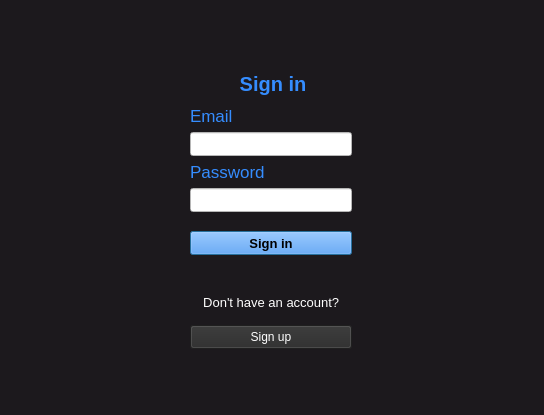
<?xml version="1.0" encoding="UTF-8"?>
<ui version="4.0">
 <class>sign_in</class>
 <widget class="QDialog" name="sign_in">
  <property name="geometry">
   <rect>
    <x>0</x>
    <y>0</y>
    <width>544</width>
    <height>415</height>
   </rect>
  </property>
  <property name="contextMenuPolicy">
   <enum>Qt::ContextMenuPolicy::NoContextMenu</enum>
  </property>
  <property name="windowTitle">
   <string>Dialog</string>
  </property>
  <property name="styleSheet">
   <string notr="true">background-color: rgb(23, 24, 29);
background-color: rgb(28, 25, 29);
</string>
  </property>
  <layout class="QGridLayout" name="gridLayout">
   <item row="2" column="1">
    <spacer name="verticalSpacer_3">
     <property name="orientation">
      <enum>Qt::Orientation::Vertical</enum>
     </property>
     <property name="sizeHint" stdset="0">
      <size>
       <width>20</width>
       <height>40</height>
      </size>
     </property>
    </spacer>
   </item>
   <item row="0" column="1">
    <spacer name="verticalSpacer_4">
     <property name="orientation">
      <enum>Qt::Orientation::Vertical</enum>
     </property>
     <property name="sizeHint" stdset="0">
      <size>
       <width>20</width>
       <height>40</height>
      </size>
     </property>
    </spacer>
   </item>
   <item row="1" column="0">
    <spacer name="horizontalSpacer">
     <property name="orientation">
      <enum>Qt::Orientation::Horizontal</enum>
     </property>
     <property name="sizeType">
      <enum>QSizePolicy::Policy::Expanding</enum>
     </property>
     <property name="sizeHint" stdset="0">
      <size>
       <width>40</width>
       <height>20</height>
      </size>
     </property>
    </spacer>
   </item>
   <item row="1" column="2">
    <spacer name="horizontalSpacer_2">
     <property name="orientation">
      <enum>Qt::Orientation::Horizontal</enum>
     </property>
     <property name="sizeHint" stdset="0">
      <size>
       <width>40</width>
       <height>20</height>
      </size>
     </property>
    </spacer>
   </item>
   <item row="1" column="1">
    <widget class="QStackedWidget" name="stackedWidget">
     <property name="minimumSize">
      <size>
       <width>167</width>
       <height>284</height>
      </size>
     </property>
     <property name="maximumSize">
      <size>
       <width>167</width>
       <height>284</height>
      </size>
     </property>
     <widget class="QWidget" name="page">
      <widget class="QWidget" name="layoutWidget">
       <property name="geometry">
        <rect>
         <x>1</x>
         <y>1</y>
         <width>166</width>
         <height>282</height>
        </rect>
       </property>
       <layout class="QVBoxLayout" name="verticalLayout">
        <item>
         <widget class="QLabel" name="label">
          <property name="font">
           <font>
            <family>Segoe UI</family>
            <pointsize>15</pointsize>
            <bold>true</bold>
           </font>
          </property>
          <property name="styleSheet">
           <string notr="true">Color: rgb(53, 141, 255);</string>
          </property>
          <property name="text">
           <string>Sign in</string>
          </property>
          <property name="alignment">
           <set>Qt::AlignmentFlag::AlignCenter</set>
          </property>
         </widget>
        </item>
        <item>
         <layout class="QVBoxLayout" name="EmailLayout">
          <item>
           <widget class="QLabel" name="emailLbl">
            <property name="font">
             <font>
              <pointsize>13</pointsize>
             </font>
            </property>
            <property name="styleSheet">
             <string notr="true">Color: rgb(53, 141, 255);</string>
            </property>
            <property name="text">
             <string>Email</string>
            </property>
           </widget>
          </item>
          <item>
           <widget class="QLineEdit" name="emailLine">
            <property name="sizePolicy">
             <sizepolicy hsizetype="Minimum" vsizetype="Fixed">
              <horstretch>162</horstretch>
              <verstretch>24</verstretch>
             </sizepolicy>
            </property>
            <property name="minimumSize">
             <size>
              <width>162</width>
              <height>24</height>
             </size>
            </property>
            <property name="maximumSize">
             <size>
              <width>162</width>
              <height>24</height>
             </size>
            </property>
            <property name="styleSheet">
             <string notr="true">background-color: rgb(215, 252, 255);
background-color: rgb(255, 255, 255);
color: rgb(0, 0, 0);</string>
            </property>
            <property name="text">
             <string/>
            </property>
           </widget>
          </item>
         </layout>
        </item>
        <item>
         <layout class="QVBoxLayout" name="PasswordLayout">
          <item>
           <widget class="QLabel" name="passwordLbl">
            <property name="font">
             <font>
              <pointsize>13</pointsize>
             </font>
            </property>
            <property name="styleSheet">
             <string notr="true">Color: rgb(53, 141, 255);</string>
            </property>
            <property name="text">
             <string>Password</string>
            </property>
           </widget>
          </item>
          <item>
           <widget class="QLineEdit" name="passwordLine">
            <property name="sizePolicy">
             <sizepolicy hsizetype="Minimum" vsizetype="Fixed">
              <horstretch>162</horstretch>
              <verstretch>24</verstretch>
             </sizepolicy>
            </property>
            <property name="minimumSize">
             <size>
              <width>162</width>
              <height>24</height>
             </size>
            </property>
            <property name="maximumSize">
             <size>
              <width>162</width>
              <height>24</height>
             </size>
            </property>
            <property name="styleSheet">
             <string notr="true">background-color: rgb(215, 252, 255);
background-color: rgb(255, 255, 255);
color: rgb(0, 0, 0);</string>
            </property>
            <property name="text">
             <string/>
            </property>
           </widget>
          </item>
         </layout>
        </item>
        <item>
         <spacer name="verticalSpacer_2">
          <property name="orientation">
           <enum>Qt::Orientation::Vertical</enum>
          </property>
          <property name="sizeType">
           <enum>QSizePolicy::Policy::Maximum</enum>
          </property>
          <property name="sizeHint" stdset="0">
           <size>
            <width>17</width>
            <height>13</height>
           </size>
          </property>
         </spacer>
        </item>
        <item>
         <widget class="QPushButton" name="signInBtn">
          <property name="sizePolicy">
           <sizepolicy hsizetype="Minimum" vsizetype="Fixed">
            <horstretch>162</horstretch>
            <verstretch>24</verstretch>
           </sizepolicy>
          </property>
          <property name="minimumSize">
           <size>
            <width>162</width>
            <height>24</height>
           </size>
          </property>
          <property name="maximumSize">
           <size>
            <width>162</width>
            <height>24</height>
           </size>
          </property>
          <property name="font">
           <font>
            <pointsize>10</pointsize>
            <bold>true</bold>
           </font>
          </property>
          <property name="styleSheet">
           <string notr="true">QPushButton{
background-color: rgb(53, 141, 255);
color: rgb(0, 0, 0);
}

QPushButton:hover{
background-color: rgb(73, 155, 255);
}

QPushButton:pressed{
background-color: rgb(85, 175, 255);
}</string>
          </property>
          <property name="text">
           <string>Sign in</string>
          </property>
         </widget>
        </item>
        <item>
         <spacer name="verticalSpacer">
          <property name="orientation">
           <enum>Qt::Orientation::Vertical</enum>
          </property>
          <property name="sizeType">
           <enum>QSizePolicy::Policy::Preferred</enum>
          </property>
          <property name="sizeHint" stdset="0">
           <size>
            <width>17</width>
            <height>25</height>
           </size>
          </property>
         </spacer>
        </item>
        <item>
         <widget class="QLabel" name="questionLbl">
          <property name="font">
           <font>
            <pointsize>10</pointsize>
           </font>
          </property>
          <property name="styleSheet">
           <string notr="true">color: rgb(255, 255, 255);</string>
          </property>
          <property name="text">
           <string>Don't have an account? </string>
          </property>
          <property name="alignment">
           <set>Qt::AlignmentFlag::AlignCenter</set>
          </property>
         </widget>
        </item>
        <item>
         <widget class="QPushButton" name="signUpBtn">
          <property name="sizePolicy">
           <sizepolicy hsizetype="Minimum" vsizetype="Fixed">
            <horstretch>162</horstretch>
            <verstretch>24</verstretch>
           </sizepolicy>
          </property>
          <property name="minimumSize">
           <size>
            <width>162</width>
            <height>24</height>
           </size>
          </property>
          <property name="maximumSize">
           <size>
            <width>162</width>
            <height>24</height>
           </size>
          </property>
          <property name="styleSheet">
           <string notr="true">QPushButton{
color: rgb(255, 255, 255);
background-color: rgb(43, 43, 43);
}

QPushButton:hover{
background-color: rgb(50, 50, 50);
}

QPushButton:pressed{
background-color: rgb(60, 60, 60);
}</string>
          </property>
          <property name="text">
           <string>Sign up</string>
          </property>
         </widget>
        </item>
       </layout>
      </widget>
     </widget>
    </widget>
   </item>
  </layout>
 </widget>
 <resources/>
 <connections/>
</ui>
